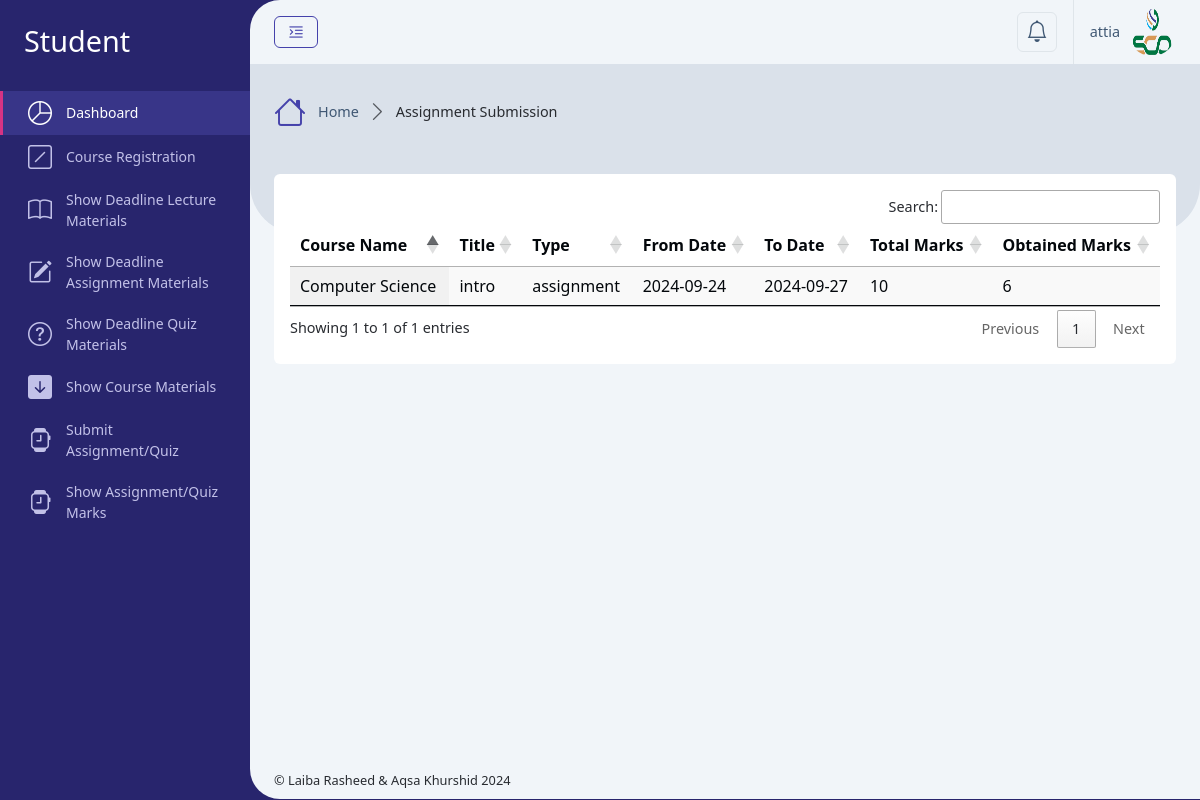
The app's page /Student/show_submitted_assignment.php (signed in) with its own data.
### tables this page shows
CREATE TABLE `users` (
  `id` int(11) NOT NULL,
  `username` varchar(50) NOT NULL,
  `email` varchar(100) NOT NULL,
  `address` varchar(255) DEFAULT NULL,
  `phone` varchar(20) DEFAULT NULL,
  `department` varchar(255) DEFAULT NULL,
  `student_semester` varchar(100) DEFAULT NULL,
  `student_session` varchar(100) DEFAULT NULL,
  `instructor_education` varchar(255) DEFAULT NULL,
  `profile_photo` varchar(256) DEFAULT NULL,
  `password` varchar(255) NOT NULL,
  `role_id` int(11) NOT NULL,
  `isActive` tinyint(2) DEFAULT 0,
  `created_at` timestamp NOT NULL DEFAULT current_timestamp()
);

CREATE TABLE `course_registration` (
  `id` int(11) NOT NULL,
  `course_id` int(11) DEFAULT NULL,
  `user_id` int(11) DEFAULT NULL,
  `created_at` timestamp NOT NULL DEFAULT current_timestamp()
);

CREATE TABLE `courses` (
  `id` int(11) NOT NULL,
  `code` varchar(100) DEFAULT NULL,
  `name` varchar(255) NOT NULL,
  `type` varchar(100) DEFAULT 'Course',
  `description` text DEFAULT NULL,
  `program` varchar(100) DEFAULT NULL,
  `semester` varchar(100) DEFAULT NULL,
  `session` varchar(20) DEFAULT NULL,
  `credit_hour` int(10) DEFAULT 3,
  `created_at` timestamp NOT NULL DEFAULT current_timestamp()
);

CREATE TABLE `deadline_materials` (
  `id` int(11) NOT NULL,
  `course_id` int(11) DEFAULT NULL,
  `user_id` int(11) DEFAULT NULL,
  `title` varchar(255) NOT NULL,
  `type` enum('lecture','assignment','quiz') NOT NULL,
  `content` text DEFAULT NULL,
  `file_path` varchar(255) DEFAULT NULL,
  `from_date` date DEFAULT NULL,
  `to_date` date DEFAULT NULL,
  `created_at` timestamp NOT NULL DEFAULT current_timestamp()
);

CREATE TABLE `assignment_submissions` (
  `id` int(11) NOT NULL,
  `deadline_material_id` int(11) NOT NULL,
  `user_id` int(11) NOT NULL,
  `file_path` varchar(255) NOT NULL,
  `total_marks` int(11) DEFAULT 0,
  `obtained_marks` int(11) DEFAULT 0,
  `is_get_marks` tinyint(2) DEFAULT 0,
  `submitted_at` timestamp NOT NULL DEFAULT current_timestamp()
);

### Database/config.php (called while the page is built, shortened)
<?php
    $servername = "localhost";
    $username = "root";
    $password = "";
    $dbname = "course_ms";
    $conn = new mysqli($servername, $username, $password, $dbname);
    function getUserData($user_id) {
        global $conn;
        $stmt = $conn->prepare("SELECT * FROM users WHERE id = ?");
        $stmt->bind_param("i", $user_id);
        $stmt->execute();
        $result = $stmt->get_result();
        return $result->fetch_assoc();
    }
?>

### Student/show_submitted_assignment_content.php (the view, shortened to what this page needs)
<div class="row">
    <div class="col-xxl-12">
        <div class="card mb-4">
            <div class="card-body">
                <div class="table-responsive">
                    <table id="example" class="table align-middle table-hover m-0 display nowrap" style="width:100%">
                        <thead>
                            <tr>
                                <th scope="col">Course Name</th>
                                <th scope="col">Title</th>
                                <th scope="col">Type</th>
                                <th scope="col">From Date</th>
                                <th scope="col">To Date</th>
                                <th scope="col">Total Marks</th>
                                <th scope="col">Obtained Marks</th>
                            </tr>
                        </thead>
                        <tbody>
                            <?php
                            if ($result->num_rows > 0) {
                                while ($row = $result->fetch_assoc()) {
                                    ?>
                                    <tr>
                                        <td><?php echo htmlspecialchars($row['course_name']); ?></td>
                                        <td><?php echo htmlspecialchars($row['title']); ?></td>
                                        <td><?php echo htmlspecialchars($row['type']); ?></td>
                                        <td><?php echo htmlspecialchars($row['from_date']); ?></td>
                                        <td><?php echo htmlspecialchars($row['to_date']); ?></td>
                                        <td><?php echo htmlspecialchars($row['total_marks']); ?></td>
                                        <td><?php echo htmlspecialchars($row['obtained_marks']); ?></td>
                                    </tr>
                                    <?php
                                }
                            } else {
                                ?>
                                <tr>
                                    <td colspan="7">No assignments or quizzes found.</td>
                                </tr>
                                <?php
                            }
                            ?>
                        </tbody>
                    </table>
                </div>
            </div>
        </div>
    </div>
</div>

### setting/_Header.php (shortened to what this page needs)
<div class="app-header d-flex align-items-center">
    <div class="d-flex">
        <button class="btn btn-outline-primary me-2 pin-sidebar" id="pin-sidebar">
            <i class="bi bi-text-indent-left fs-5"></i>
        </button>
    </div>
    <div class="header-actions">
        <div class="dropdown ms-2">
            <a class="dropdown-toggle d-flex p-2 border rounded-2" href="#!" role="button" data-bs-toggle="dropdown"
                aria-expanded="false">
                <i class="bi bi-bell fs-4 lh-1"></i>
            </a>
        </div>
        <div class="dropdown ms-3">
            <a id="userSettings" class="dropdown-toggle d-flex py-2 align-items-center ps-3 border-start" href="#!"
                role="button" data-bs-toggle="dropdown" aria-expanded="false">
                <span class="d-none d-md-block me-2"><?php echo htmlspecialchars($user['username']); ?></span>
                <img src="../assets/uploads/<?php echo htmlspecialchars($user['profile_photo']); ?>" class="rounded-circle img-3x" alt="Bootstrap Gallery" />
            </a>
        </div>
    </div>
</div>

### records on screen
users: username "attia", profile_photo (picture)
course_registration: course.name "Computer Science", deadline_materials.title "intro", deadline_materials.type "assignment", deadline_materials.from_date "2024-09-24", deadline_materials.to_date "2024-09-27", assignment_submissions.total_marks "10", assignment_submissions.obtained_marks "6"

### other values on screen
$roleTitle "Student"
$title "Assignment Submission"
